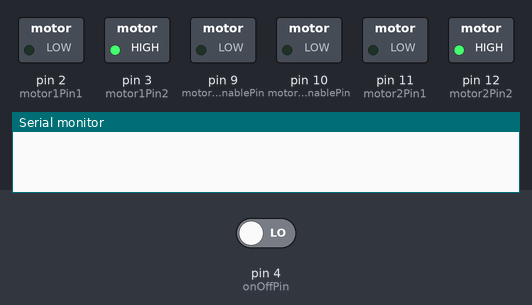
This sketch was run on a simulated Arduino Uno, built with avr-gcc and run on an emulated ATmega328P. Shown: switched loads named in the sketch (green lamp = pin HIGH), the last lines printed to the serial monitor. The test bench sets the inputs (shaded band); at power-on: pin 4 (onOffPin) LOW.

Above: at 1.2 s.
1.3 s: pin 4 (onOffPin) driven HIGH
At 2.3 s:
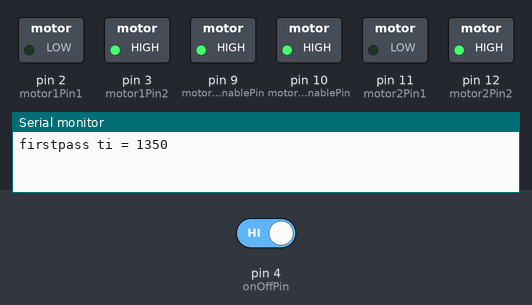
At 3.6 s:
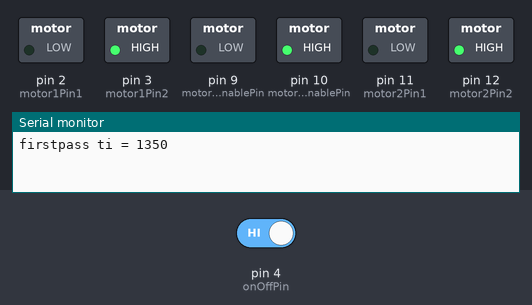
Timing chart, 0 to 8.5 s (numbered marks = the images above; inputs shaded):
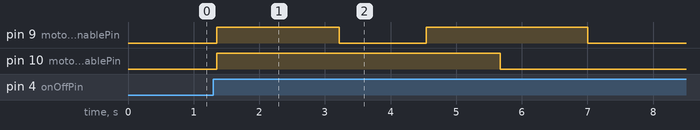

Measured:
- after the input at 1.3 s, pin 9 (motor1EnablePin): LOW → HIGH after 0.05 s, → LOW 1.9 s later, → HIGH 1.3 s later, → LOW 2.5 s later; pin 10 (motor2EnablePin): LOW → HIGH after 0.05 s, → LOW 4.3 s later

The sketch:

mouvement.ino
```cpp
//Variables for the on/off button
const int onOffPin = 4;
int onOffState = 0;
int onOffPrevState = 0;
unsigned long lastDebounceTime = 0;
unsigned long debounceDelay = 50;

//Variables for the motor 1
const int motor1Pin1 = 2;
const int motor1Pin2 = 3;
const int motor1EnablePin = 9;
int motor1Enable = 0;
int motor1Speed = 0;

//Variables for the motor 2
const int motor2Pin1 = 11;
const int motor2Pin2 = 12;
const int motor2EnablePin = 10;
int motor2Enable = 0;
int motor2Speed = 0;

//Instructions
const int nombreInstructions = 4;
char instructions[nombreInstructions] = "ADAG";
int valeurs[nombreInstructions] = {60, 90, 30, 90};
int instructionIndex = 0;
bool instructionDone = false;
bool done = false;
unsigned long ti = 0;
unsigned long tActuel = 0;
int vRectiligne = 41; //en cm par secondes
int vAngulaire = 97; //en degres par secondes
bool startInstructions = false;
bool firstPass = true;

void setup() {
  // put your setup code here, to run once:
  pinMode(onOffPin, INPUT);

  //Setup the control pins of the motors as outputs
  pinMode(motor1Pin1, OUTPUT);
  pinMode(motor1Pin2, OUTPUT);
  pinMode(motor2Pin1, OUTPUT);
  pinMode(motor2Pin2, OUTPUT);

  //Setup the enable pins on the motors as outputs low by default
  pinMode(motor1EnablePin, OUTPUT);
  pinMode(motor2EnablePin, OUTPUT);
  digitalWrite(motor1EnablePin, LOW);
  digitalWrite(motor2EnablePin, LOW);

  //Set the motors direction
  digitalWrite(motor1Pin1, LOW);
  digitalWrite(motor1Pin2, HIGH);
  digitalWrite(motor2Pin1, LOW);
  digitalWrite(motor2Pin2, HIGH);

  //Debug here
  Serial.begin(9600);

}

void loop() {
  // put your main code here, to run repeatedly:

  changeSpeed(0, 0);
  buttonLogic();

  if (startInstructions) {
    if (firstPass) {
      ti = millis();
      firstPass = false;
      Serial.print("firstpass ti = ");
      Serial.println(ti);
    }
    bouge();
  }

  //Ecrit les vitesses dans les pin du pont en H
  if (motor1Enable == 1) {
    analogWrite(motor1EnablePin, motor1Speed);
  } else {
    analogWrite(motor1EnablePin, 0);
  }
  if (motor2Enable == 1) {
    analogWrite(motor2EnablePin, motor2Speed);
  } else {
    analogWrite(motor2EnablePin, 0);
  }


}

void bouge() {
  tActuel = millis();

  if (instructionDone) {
    if (instructionIndex < nombreInstructions -1){
      instructionIndex += 1;
      ti = millis();
      instructionDone = false;
    } else {
      done = true;
    }
  }
  if (!(done)) {
    unsigned long deltaT = tActuel - ti;

    if (instructions[instructionIndex] == 'A'){
      //code pour avancer droit
      int dActuel = deltaT * vRectiligne / 1000;
      if (dActuel < valeurs[instructionIndex]) {
        changeSpeed(255, 255);
      } else {
        instructionDone = true;
        changeSpeed(0, 0);
        delay(400);
      }
    } else if (instructions[instructionIndex] == 'D') {
      //code pour un virage à droite
      int angleActuel = deltaT * vAngulaire / 1000;
      if (angleActuel < valeurs[instructionIndex]) {
        changeSpeed(255, 0);
      } else {
        instructionDone = true;
        changeSpeed(0, 0);
        delay(400);
      }
    } else if (instructions[instructionIndex] == 'G') {
      //code pour un virage à gauche
      int angleActuel = deltaT * vAngulaire / 1000;
      if (angleActuel < valeurs[instructionIndex]) {
        changeSpeed(0, 255);
      } else {
        instructionDone = true;
         changeSpeed(0, 0);
        delay(400);
      }
    }
  } else {
    changeSpeed(0, 0);
  }
}


void changeSpeed(int vg, int vd) {
  //Change the speed of the motor depending ont the value entered
  motor1Speed = vd;
  motor2Speed = vg;
}

void buttonLogic() {
  //Turn the motors on or off with the button
  int value = digitalRead(onOffPin);
  if (value != onOffPrevState) {
    lastDebounceTime = millis();
  }
  if ((millis() - lastDebounceTime) > debounceDelay) {
    if (value != onOffState) {
      onOffState = value;
      if (onOffState == HIGH) {
        motor1Enable = !motor1Enable;
        motor2Enable = !motor2Enable;
        startInstructions = true;
      }
    }
  }
  onOffPrevState = value;
}
```
